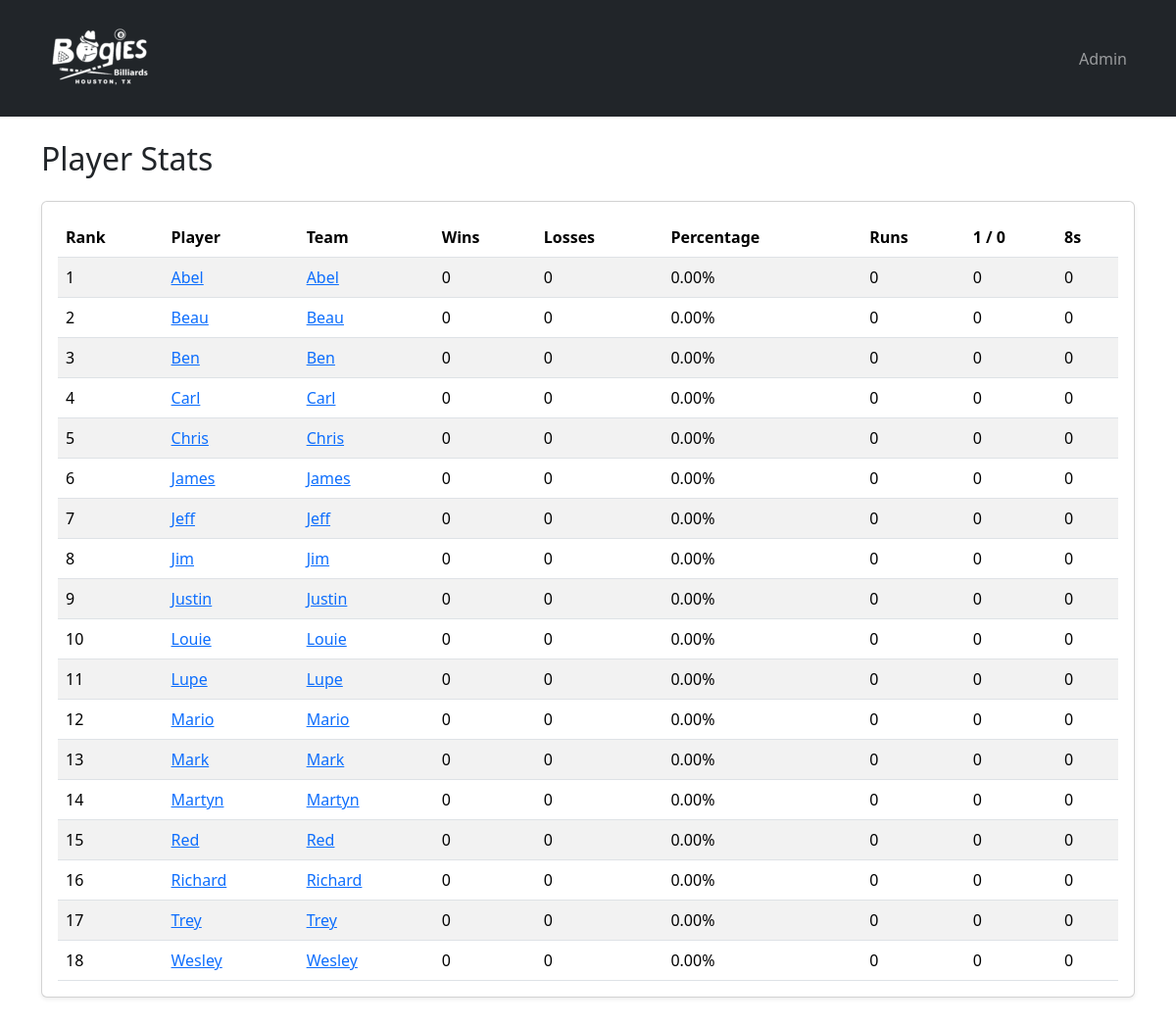
/player-stats/, run on the app's committed database.
### core/models.py (models this page shows, shortened)
class League(models.Model):
    class ResultsType(models.TextChoices):
        DARTS = 'darts', 'Darts'
        EIGHT_BALL = '8_ball', '8 Ball League'
        ONE_POCKET = 'one_pocket', 'One Pocket'
    class DayOfWeek(models.TextChoices):
        MONDAY = 'monday', 'Monday'
        TUESDAY = 'tuesday', 'Tuesday'
        WEDNESDAY = 'wednesday', 'Wednesday'
        THURSDAY = 'thursday', 'Thursday'
        FRIDAY = 'friday', 'Friday'
        SATURDAY = 'saturday', 'Saturday'
        SUNDAY = 'sunday', 'Sunday'
    name = models.CharField(max_length=255)
    team_size = models.PositiveIntegerField()
    results_type = models.CharField(
        max_length=20,
        choices=ResultsType.choices,
    )
    day_of_week = models.CharField(
        max_length=10,
        choices=DayOfWeek.choices,
    )
    wide_logo_url = models.URLField(blank=True)
    fee_per_player = models.DecimalField(
        max_digits=6,
        decimal_places=2,
        default=10,
        help_text='Amount charged per player.',
    )
    greens_fee = models.DecimalField(
        max_digits=6,
        decimal_places=2,
        default=2,
        help_text='Portion of fee_per_player paid to the venue.',
    )
    tournament_target = models.DecimalField(
        max_digits=8,
        decimal_places=2,
        default=90,
        help_text='Target amount per team added to the end-of-season tournament.',
    )
    signup_fee = models.DecimalField(
        max_digits=6,
        decimal_places=2,
        default=30,
        help_text='Signup fee charged per team.',
    )

class Player(models.Model):
    league = models.ForeignKey(
        League,
        on_delete=models.CASCADE,
        related_name='players',
    )
    team = models.ForeignKey(
        Team,
        on_delete=models.SET_NULL,
        related_name='players',
        null=True,
        blank=True,
    )
    name = models.CharField(max_length=255)
    phone = models.CharField(max_length=20, blank=True)
    male = models.BooleanField(default=True)

class Team(models.Model):
    league = models.ForeignKey(
        League,
        on_delete=models.CASCADE,
        related_name='teams',
    )
    venue = models.ForeignKey(
        Venue,
        on_delete=models.CASCADE,
        related_name='teams',
    )
    captain = models.ForeignKey(
        'Player',
        on_delete=models.SET_NULL,
        related_name='captained_teams',
        null=True,
        blank=True,
    )
    name = models.CharField(max_length=255)
    seed = models.PositiveIntegerField(blank=True, null=True)
    team_rank = models.PositiveIntegerField(
        blank=True,
        null=True,
        validators=[MinValueValidator(1), MaxValueValidator(5)],
    )
    class Meta:
        constraints = [
            models.UniqueConstraint(
                fields=['league', 'name'],
                name='unique_team_name_per_league',
            ),
            models.UniqueConstraint(
                fields=['league', 'seed'],
                condition=models.Q(seed__isnull=False),
                name='unique_team_seed_per_league',
            ),
        ]

### core/views.py (the view)
# urls.py: path('player-stats/', player_stats, name='player_stats'),
def player_stats(request):
    active_league = get_active_league(request)
    active_season = get_active_season(active_league)
    available_weeks = Week.objects.none()
    selected_week = None
    player_stats_data = []
    if active_season:
        available_weeks = get_result_weeks(active_season)
        selected_week_id = request.GET.get('week')
        if selected_week_id:
            selected_week = available_weeks.filter(pk=selected_week_id).first()
        if selected_week is None:
            selected_week = available_weeks.last()
    if active_league:
        player_stats_data = build_player_stats(
            active_league,
            active_season,
            through_week=selected_week,
        )
    return render(request, 'player_stats.html', {
        'active_league': active_league,
        'league_name': active_league.name if active_league else 'League Name',
        'active_season': active_season,
        'available_weeks': available_weeks,
        'selected_week': selected_week,
        'player_stats_data': player_stats_data,
    })

### core/views.py (called while the page is built)
def get_active_league(request):
    requested_league_id = request.GET.get('league')
    if requested_league_id:
        request.session['frontend_league_id'] = requested_league_id
    league_id = (
        request.session.get('frontend_league_id')
        or settings.FRONTEND_LEAGUE_ID
    )
    if league_id:
        league = League.objects.filter(pk=league_id).first()
        if league:
            return league
    return League.objects.order_by('name').first()

def get_active_season(active_league):
    if not active_league:
        return None
    return Season.objects.filter(
        league=active_league,
        status=Season.Status.ACTIVE,
    ).first()

def get_result_weeks(active_season):
    if not active_season:
        return Week.objects.none()
    return (
        Week.objects.filter(
            season=active_season,
            number__isnull=False,
            matches__result__isnull=False,
        )
        .distinct()
        .order_by('date', 'number')
    )

### core/templates/player_stats.html (shortened to what this page needs)
{% extends "base.html" %}
{% block content %}
    <div class="mb-4">
        <h1 class="h2 mb-2">Player Stats</h1>
    </div>
    <div class="card shadow-sm">
        <div class="card-body">
            {% if player_stats_data %}
                <div class="table-responsive">
                    <table class="table table-striped align-middle mb-0">
                        <thead>
                            <tr>
                                <th scope="col">Rank</th>
                                <th scope="col">Player</th>
                                <th scope="col">Team</th>
                                <th scope="col">Wins</th>
                                <th scope="col">Losses</th>
                                <th scope="col">Percentage</th>
                                <th scope="col">Runs</th>
                                <th scope="col">{{ active_league.team_size }} / 0</th>
                                <th scope="col">8s</th>
                            </tr>
                        </thead>
                        <tbody>
                            {% for stat in player_stats_data %}
                                <tr>
                                    <td>{{ forloop.counter }}</td>
                                    <td>
                                        <a
                                            href="#"
                                            data-player-scores-modal
                                            data-player-id="{{ stat.player_id }}"
                                        >
                                            {{ stat.player }}
                                        </a>
                                    </td>
                                    <td>
                                        <a href="/teams/{{ stat.team_id }}/">{{ stat.team }}</a>
                                    </td>
                                    <td>{{ stat.wins }}</td>
                                    <td>{{ stat.losses }}</td>
                                    <td>{{ stat.percentage|floatformat:2 }}%</td>
                                    <td>{{ stat.runs }}</td>
                                    <td>{{ stat.sweeps }}</td>
                                    <td>{{ stat.eights }}</td>
                                </tr>
                            {% endfor %}
                        </tbody>
                    </table>
                </div>
            {% else %}
                <p class="text-muted mb-0">No player stats available.</p>
            {% endif %}
        </div>
    </div>
{% endblock %}

### data on the page
League: team_size "1"
Player: player "Abel"
Team: team "Abel"
Player: player "Beau"
Team: team "Beau"
Player: player "Ben"
Team: team "Ben"
Player: player "Carl"
Team: team "Carl"
Player: player "Chris"
Team: team "Chris"
Player: player "James"
Team: team "James"
Player: player "Jeff"
Team: team "Jeff"
Player: player "Jim"
Team: team "Jim"
Player: player "Justin"
Team: team "Justin"
Player: player "Louie"
Team: team "Louie"
Player: player "Lupe"
Team: team "Lupe"
Player: player "Mario"
Team: team "Mario"
Player: player "Mark"
Team: team "Mark"
Player: player "Martyn"
Team: team "Martyn"
Player: player "Red"
Team: team "Red"
Player: player "Richard"
Team: team "Richard"
Player: player "Trey"
Team: team "Trey"
Player: player "Wesley"
Team: team "Wesley"

### other printed values
{{ stat.wins }} "0" "0" "0" "0" "0" "0" "0" "0" "0" "0" "0" "0" "0" "0" "0" "0" "0" "0"
{{ stat.losses }} "0" "0" "0" "0" "0" "0" "0" "0" "0" "0" "0" "0" "0" "0" "0" "0" "0" "0"
{{ stat.percentage|floatformat:2 }} "0.00" "0.00" "0.00" "0.00" "0.00" "0.00" "0.00" "0.00" "0.00" "0.00" "0.00" "0.00" "0.00" "0.00" "0.00" "0.00" "0.00" "0.00"
{{ stat.runs }} "0" "0" "0" "0" "0" "0" "0" "0" "0" "0" "0" "0" "0" "0" "0" "0" "0" "0"
{{ stat.sweeps }} "0" "0" "0" "0" "0" "0" "0" "0" "0" "0" "0" "0" "0" "0" "0" "0" "0" "0"
{{ stat.eights }} "0" "0" "0" "0" "0" "0" "0" "0" "0" "0" "0" "0" "0" "0" "0" "0" "0" "0"
